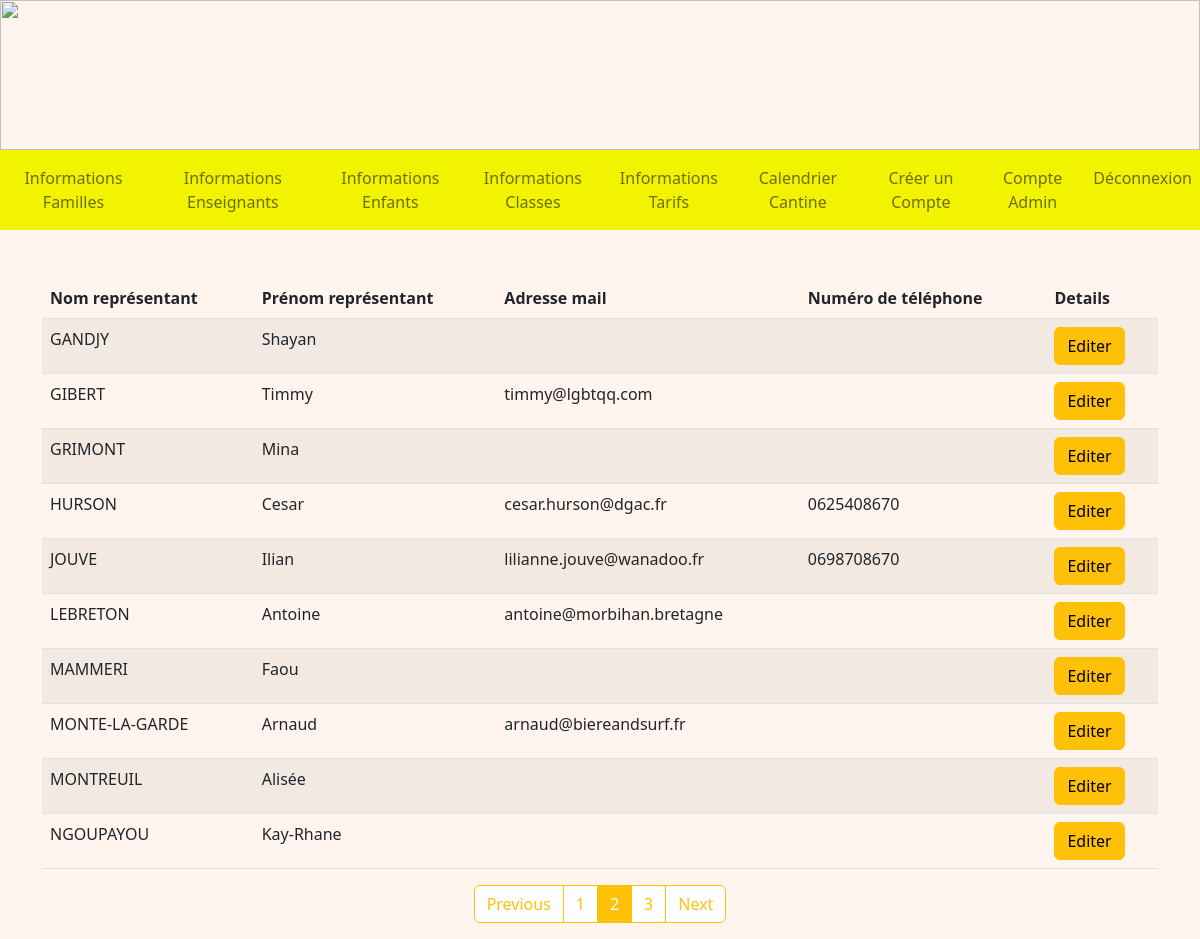
Before: /infosFamilles?page=2 (signed in) with the older database file.
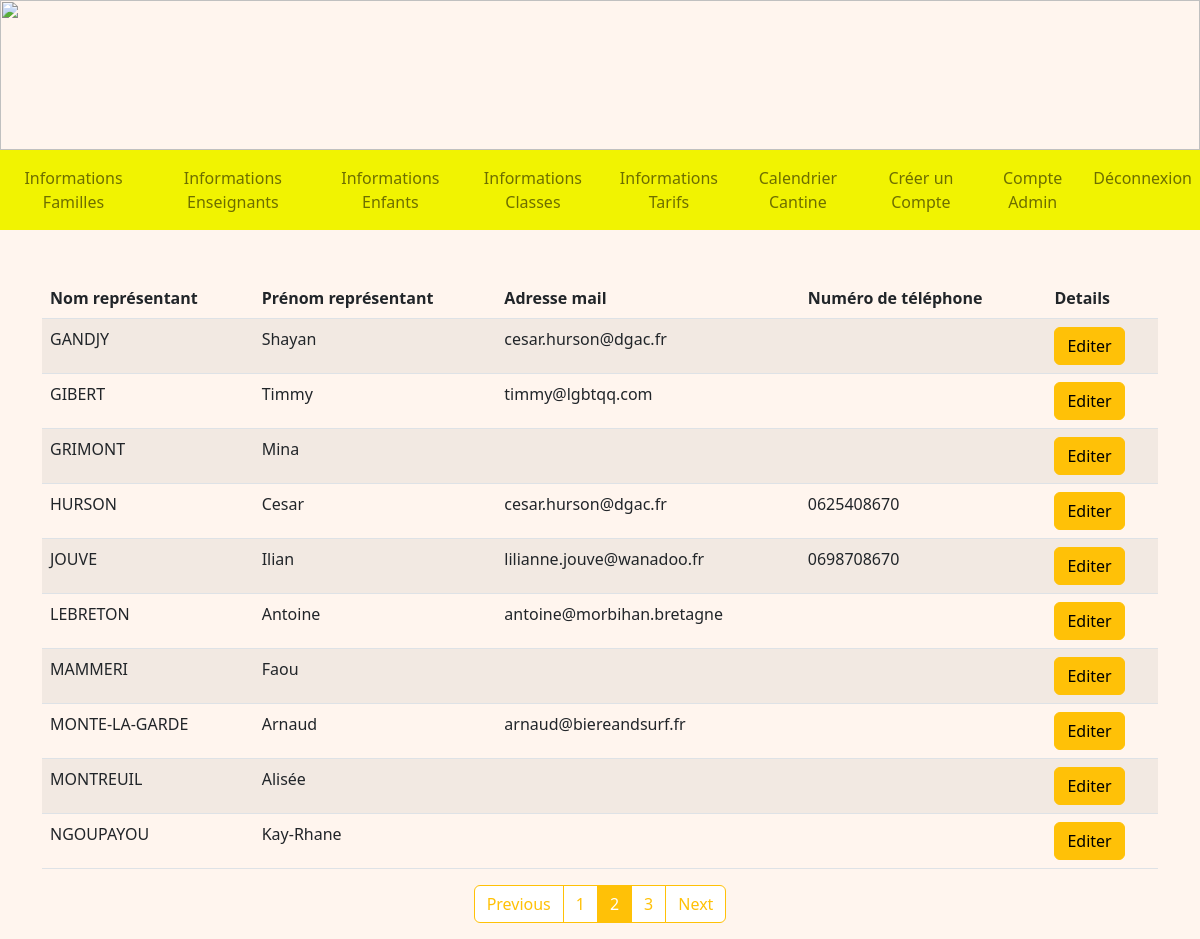
After: the same page with the newer database file.
### tables this page shows
CREATE TABLE Representant (
  code_representant integer primary key autoincrement,
  nom_representant TEXT NOT NULL,
  prenom_representant TEXT NOT NULL,
  telephone TEXT,
  email TEXT,
  identifiant TEXT NOT NULL,
  FOREIGN KEY (identifiant) REFERENCES Compte(identifiant)
);

### admin.py (the view)
@app.route('/infosFamilles', methods = ["GET"])
@login_required
def infosFamille():
    db = get_db()
    cur = db.cursor()
    user = cur.execute("SELECT type_compte FROM Compte WHERE identifiant = ?", (flask_login.current_user.name, )).fetchone()
    if user[0] == 'Admin':
        page_size = 10
        page = int(request.args.get('page', '1'))
        representants = cur.execute("SELECT * FROM Representant ORDER BY nom_representant, prenom_representant").fetchall()
        page_total = int(len(representants)/page_size) + 1
        return render_template('A_infosFamilles.html', representants=representants[((page-1) * page_size) : (page * page_size)], list_of_page = range(1, page_total + 1), page_total = page_total, page = page)
    if user[0] == 'Enseignant':
        return redirect(url_for('accueilEnseignant'))
    return redirect(url_for('accueil'))

### main.py (called while the page is built)
@login_manager.user_loader
def load_user(user_id):
    db = get_db()
    cur = db.cursor()
    user = cur.execute('SELECT identifiant, mot_de_passe FROM Compte WHERE identifiant=?', (user_id, )).fetchone()
    return User(user[0], user[1])

def get_db():
    if 'db' not in g:
        g.db = sqlite3.connect(DATABASE)
    return g.db

@app.teardown_appcontext
def close_connection(exception):
    db = g.pop('db', None)
    if db is not None:
        db.close()

### templates/A_infosFamilles.html (shortened to what this page needs)
<!DOCTYPE html>
<html>
<head>
    {% extends "A_layout.html" %}
    {% block content %}
    <div class="container mt-5 mb-5">
        <table class="table table-striped">
            <thead>
                <tr>
                    <th scope="col">Nom représentant</th>
                    <th scope="col">Prénom représentant</th>
                    <th scope="col">Adresse mail</th>
                    <th scope="col">Numéro de téléphone</th>
                    <th scope="col">Details</th>
                </tr>
            </thead>
            <tbody>
                {% for representant in representants %}
                <tr>
                    <td>{{ representant[1] }}</td>
                    <td>{{ representant[2] }}</td>
                    <td>{{ representant[4] }}</td>
                    <td>{{ representant[3] }}</td>
                    <td>
                        <a href="/detailsFamille/{{ representant[0] }}" class="btn btn-warning">Editer</a>
                    </td>
                </tr>
                {% endfor %}
            </tbody>
        </table>
       <nav aria-label="Page navigation example">
        <ul class="pagination justify-content-center">
          {% if page > 1 %}
          <li class="page-item">
            <a class="page-link link-warning mb-3" href="/infosFamilles?page={{ page - 1 }}">Previous</a>
        </li>
        {% endif %}
        {% for page_number in list_of_page %}
        {% if page_number == page %}
        <li class="page-item active">
            <a class="page-link link-warning mb-3" href="/infosFamilles?page={{ page_number }}">{{ page_number }}</a>
        </li>
        {% else %}
        <li class="page-item">
            <a class="page-link link-warning mb-3" href="/infosFamilles?page={{ page_number }}">{{ page_number }}</a>
        </li>
        {% endif %}
        {% endfor %}
        {% if page < page_total %}
        <li class="page-item">
            <a class="page-link link-warning mb-3" href="/infosFamilles?page={{ page + 1 }}">Next</a>
        </li>
        {% endif %}
    </ul>
</nav>
    </div>
    {% endblock %}

### templates/A_layout.html (shortened to what this page needs)
<!DOCTYPE html>
<html lang="fr">
<head>
    <link href="https://cdn.jsdelivr.net/npm/bootstrap@5.2.0-beta1/dist/css/bootstrap.min.css" rel="stylesheet"
>
    <link rel="stylesheet" href="/static/css/main.css">
</head>
<body>
    <img style="width: 100%; height: 150px;"
        src="https://www.logarric.com/wp-content/uploads/2014/06/calendreta-lo-garric3.png" alt="">
    <nav class="navbar navbar-expand-lg nav-fill navbar-light" style="background-color: #f1f301;">
        <div class="collapse navbar-collapse" id="navbarNavDropdown">
            <ul class="navbar-nav">
                <li class="nav-item float-right">
                    <a class="nav-link" btn-outline-success href="/infosFamilles">Informations Familles</a>
                </li>
                <li class="nav-item float-right">
                    <a class="nav-link" btn-outline-success href="/infosEnseignants">Informations Enseignants</a>
                </li>
                <li class="nav-item float-right">
                    <a class="nav-link" btn-outline-success href="/infosEnfants">Informations Enfants</a>
                </li>
                <li class="nav-item float-right">
                    <a class="nav-link" btn-outline-success href="/infosClasses">Informations Classes</a>
                </li>
                <li class="nav-item float-right">
                    <a class="nav-link" btn-outline-success href="/infosTarifs">Informations Tarifs</a>
                </li>
                <li class="nav-item float-right">
                    <a class="nav-link" btn-outline-success href="/calendrier">Calendrier Cantine</a>
                </li>
                <li class="nav-item float-right">
                    <a class="nav-link" btn-outline-success href="/comptes">Créer un Compte</a>
                </li>
                <li class="nav-item float-right">
                    <a class="nav-link" btn-outline-success href="/accueilAdmin">Compte Admin</a>
                </li>
                <li class="nav-item float-right">
                    <a class="nav-link" btn-outline-success href="/deconnexion">Déconnexion</a>
                </li>
            </ul>
        </div>
    </nav>
    {% block content %}
    {% endblock %}
</html>

### static/css/main.css (style rules this page uses)
body { background-repeat: no-repeat; background-color:rgb(265,245,238); height: 110px; margin: 0px; }
.page-item.active .page-link { color: #fff !important; background: #ffc107 !important; }
.page-item:last-child, .page-item:first-child, .page-link { border-color : #ffc107 !important; }

Changed rows visible on the page:
changed Representant "GANDJY": email (not shown) → "cesar.hurson@dgac.fr"
